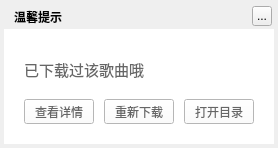
<?xml version="1.0" encoding="UTF-8"?>
<ui version="4.0">
 <class>MusicDownloadResetWidget</class>
 <widget class="QWidget" name="MusicDownloadResetWidget">
  <property name="geometry">
   <rect>
    <x>0</x>
    <y>0</y>
    <width>278</width>
    <height>148</height>
   </rect>
  </property>
  <property name="windowTitle">
   <string>温馨提示</string>
  </property>
  <property name="styleSheet">
   <string notr="true"/>
  </property>
  <widget class="QLabel" name="background">
   <property name="geometry">
    <rect>
     <x>4</x>
     <y>4</y>
     <width>270</width>
     <height>140</height>
    </rect>
   </property>
   <property name="styleSheet">
    <string notr="true"/>
   </property>
   <property name="text">
    <string/>
   </property>
  </widget>
  <widget class="QLabel" name="topTitleName">
   <property name="geometry">
    <rect>
     <x>14</x>
     <y>4</y>
     <width>221</width>
     <height>25</height>
    </rect>
   </property>
   <property name="styleSheet">
    <string notr="true">color:&quot;#FFFFFF&quot;;font-weight:bold</string>
   </property>
   <property name="text">
    <string>温馨提示</string>
   </property>
  </widget>
  <widget class="QToolButton" name="topTitleCloseButton">
   <property name="geometry">
    <rect>
     <x>252</x>
     <y>6</y>
     <width>20</width>
     <height>20</height>
    </rect>
   </property>
   <property name="text">
    <string>...</string>
   </property>
  </widget>
  <widget class="QWidget" name="backgroundMask" native="true">
   <property name="geometry">
    <rect>
     <x>4</x>
     <y>29</y>
     <width>270</width>
     <height>115</height>
    </rect>
   </property>
   <property name="styleSheet">
    <string notr="true">QWidget{color:#666666;background:white;}
QLabel{background:transparent;}</string>
   </property>
   <widget class="QPushButton" name="openDetailButton">
    <property name="geometry">
     <rect>
      <x>20</x>
      <y>70</y>
      <width>70</width>
      <height>25</height>
     </rect>
    </property>
    <property name="cursor">
     <cursorShape>PointingHandCursor</cursorShape>
    </property>
    <property name="text">
     <string>查看详情</string>
    </property>
   </widget>
   <widget class="QLabel" name="downloadName">
    <property name="geometry">
     <rect>
      <x>20</x>
      <y>25</y>
      <width>241</width>
      <height>31</height>
     </rect>
    </property>
    <property name="styleSheet">
     <string notr="true">font-size:15px;</string>
    </property>
    <property name="text">
     <string>已下载过该歌曲哦</string>
    </property>
   </widget>
   <widget class="QPushButton" name="downloadButton">
    <property name="geometry">
     <rect>
      <x>100</x>
      <y>70</y>
      <width>70</width>
      <height>25</height>
     </rect>
    </property>
    <property name="cursor">
     <cursorShape>PointingHandCursor</cursorShape>
    </property>
    <property name="text">
     <string>重新下载</string>
    </property>
   </widget>
   <widget class="QPushButton" name="openDirButton">
    <property name="geometry">
     <rect>
      <x>180</x>
      <y>70</y>
      <width>70</width>
      <height>25</height>
     </rect>
    </property>
    <property name="cursor">
     <cursorShape>PointingHandCursor</cursorShape>
    </property>
    <property name="text">
     <string>打开目录</string>
    </property>
   </widget>
   <zorder>downloadName</zorder>
   <zorder>openDetailButton</zorder>
   <zorder>downloadButton</zorder>
   <zorder>openDirButton</zorder>
  </widget>
 </widget>
 <resources/>
 <connections/>
</ui>
